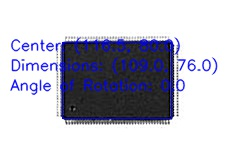
#> input picture ComponentDetection/20160725-213252.jpg, 240 x 160 px
$ python 'main - Copy.py' --image 20160725-213252.jpg   (older library calls are emulated)
#> lines starting #> are read from the running program, lines starting #| are printed output that depends on the picture; after the words box and inside, x2 and y2 are one past the last pixel; in counts of white or black regions, pixels touching at a corner belong together
### ComponentDetection/ComponentTracker.py
#PNP Computer Vision System for identifying ICs and analyzing IC orientation
#Justin Johnson
#Fall 2016
import numpy as np
import cv2
import time

#ComponentTracker class accepts input image path and provides functionality:
#Preprocessing, identify countours, drawing best fit rectangle and return orientation attributes
class ComponentTracker():
  #constructor
  #read input image path to be processed
  def __init__(self, input_image):
#> called with input_image = '20160725-213252.jpg'
    self.input_image = cv2.imread(input_image)
#> self.input_image is the input picture: shape (160, 240, 3); mean B, G, R 206.7, 196.1, 196.1

  #threshold image and generate binary output image
  #@param int l = lower bound of threshold
  #@param int h = upper bound of threshold
  #@param boolean showImage displays image if true, default false
  def thresholdImage(self, l, h, showImage = False):
#> called with l = 0, h = 40, showImage = False
    lower = np.array([l, l, l])
    upper = np.array([h, h, h])
    self.binary_image = cv2.inRange(self.input_image, lower, upper)
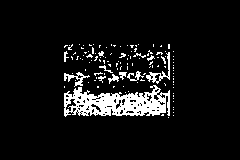
#> self.binary_image: shape (160, 240); 7.6% white; 121 white regions (109 under 20 px)
    if showImage:
      cv2.imshow("Thresholded Output", self.binary_image)

  #identify image contours and approximate them to remove unwanted noise
  #@param minArea defines minimum component size to rule out insignifcantly small contours
  #@return Rectangle representation of component contours
  def findContourRectangle(self, minArea):
#> called with minArea = 250
    _, contours, _= cv2.findContours(self.binary_image.copy(), cv2.RETR_EXTERNAL, cv2.CHAIN_APPROX_SIMPLE)
#> contours = 121 contours, 115 with area under 20; largest, box (x1, y1, x2, y2) and area: (64, 85, 170, 117) 2099, (146, 52, 170, 84) 139, (64, 72, 90, 87) 93, (127, 71, 144, 81) 35, (108, 74, 119, 84) 30, (119, 72, 127, 80) 21
    self.componentsFound = 0
    for c in contours:
      #if area of contours is greater than min target area
      if cv2.contourArea(c) > minArea:
        peri = cv2.arcLength(c, True)
        approxShape = cv2.approxPolyDP(c, 0.1*peri, True)
        #if contour has 4 sides it is a component
        if len(approxShape) == 4:
          #increase total number of components found
          #this should always be 1 if viewing image of component
          self.componentsFound += 1
          #we will create a rotated rectangle that bounds contour/shape
          minRect = cv2.minAreaRect(approxShape)
          return minRect
#> this loop made 121 passes
#> (peri, approxShape) on pass 18: (489.8, [[169, 90], [64, 115]])
#> c on passes 1 to 6: [[168, 117]], [[173, 115]], [[162, 114], [161, 115], [163, 115], [163, 114]], [[173, 112]], [[173, 109]], [[173, 107]]
#> after the loop, self.componentsFound = 0
    #if we did not find rectangle, return null
    return None

  #draw a min area fitted rectangle around contours
  #rectangle = min area rectangle representation of approx contours
  # [49 lines left out: functions drawContoursFromRectangle, normalizeRectangle, drawRectangleDetails, displayOutput, not called in this run]


# [2 lines that do not run on import are left out]

### ComponentDetection/main - Copy.py
from ComponentTracker import ComponentTracker
import argparse

def main():
  #configure argument parser to read image
  ap = argparse.ArgumentParser()
  ap.add_argument("-i", "--image", help = "path to the image file being processed")
  ap.add_argument("-lt", "--low", help = "low threshold value used for creating binary image", type=int, default=0)
  ap.add_argument("-ht", "--high", help = "high threshold value used for creating binary image", type=int, default=40)
  ap.add_argument("-ma", "--minarea", help = "minimum pixel area to detect during contour detection, smaller objects contours will be ignored", type=int, default=250)
  #parse arguments
  args = vars(ap.parse_args())
  inputImage = args["image"]
  lowThreshold = args["low"]
  highThreshold = args["high"]
  minComponentArea = args["minarea"]

  #instantiate ComponentTracker object with input image
  mComponentTracker = ComponentTracker(inputImage)
  #threshold image to create binary image
  mComponentTracker.thresholdImage(lowThreshold, highThreshold)
  #detect contour rectangle that is >= minCompnentArea, neglecting insignificantly small contours
  rectangle = mComponentTracker.findContourRectangle(minComponentArea)

  #if component was found, draw contours and commponent details on image & display
  if rectangle:
    mComponentTracker.drawContoursFromRectangle(rectangle)
    mComponentTracker.drawRectangleDetails(rectangle)
    mComponentTracker.displayOutput()
  else:
    print("No Components Found")

if __name__ == "__main__":
  main()

$ run again, on ComponentDetection/20160729-133432.jpg
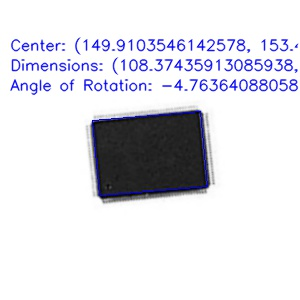
#> input picture ComponentDetection/20160729-133432.jpg, 300 x 300 px
#> in __init__, self.input_image is the input picture: shape (300, 300, 3); mean B, G, R 230.1, 224.2, 224.2
#> in thresholdImage, `self.binary_image = cv2.inRange(self.input_image, lower, upper)`:
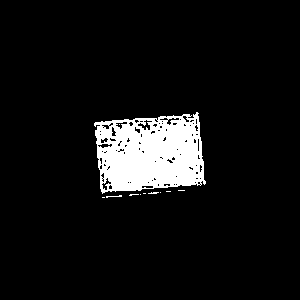
#> self.binary_image: shape (300, 300); 7.6% white; 11 white regions (9 under 20 px)
#> contours = 10 contours, 9 with area under 20; largest, box (x1, y1, x2, y2) and area: (94, 112, 206, 194) 7209
#> the loop in findContourRectangle, `for c in contours:` made 10 passes
#> (peri, approxShape, self.componentsFound, minRect) on pass 10: (414.8, [[198, 113], [95, 122], [102, 193], [204, 184]], 1, ((149.6, 153), (103.4, 71.34), -4.99))
#> after the loop in findContourRectangle, `for c in contours:`: self.componentsFound = 1
#> rectangle = ((149.6, 153), (103.4, 71.34), -4.99)
#> in drawContoursFromRectangle, `box = cv2.boxPoints(rect)`: box = [[101.2, 193.1], [95, 122], [198, 113], [204.2, 184.1]]
#> in drawContoursFromRectangle, `box = np.int0(box)`: box = [[101, 193], [94, 122], [197, 113], [204, 184]]
#> in drawRectangleDetails, `centerX, centerY = rect[0]`: centerX = 149.6; centerY = 153
#> in drawRectangleDetails, `centerX = str(format(centerX, '.3f'))`: centerX = '149.605'
#> in drawRectangleDetails, `centerY = str(format(centerY, '.3f'))`: centerY = '153.035'
#> in drawRectangleDetails, `dimension1, dimension2 = rect[1]`: dimension1 = 103.4; dimension2 = 71.34
#> in drawRectangleDetails, `dimension1 = str(format(dimension1, '.3f'))`: dimension1 = '103.392'
#> in drawRectangleDetails, `dimension2 = str(format(dimension2, '.3f'))`: dimension2 = '71.340'
#> in drawRectangleDetails, `angle = self.normalizeRectangle(rect[2])`: angle = -4.99
#> in drawRectangleDetails, `angle = str(format(angle, '.3f'))`: angle = '-4.994'
#> in drawRectangleDetails, `cv2.putText(self.input_image, "Angle of Rotation: " + angle, (10, 60),..`:
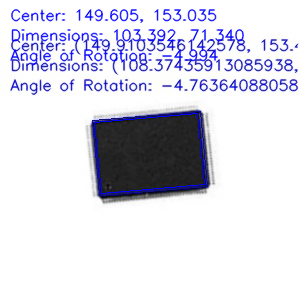
#> self.input_image: shape (300, 300, 3); mean B, G, R 231, 219.4, 219.4
#| Total number of components found = : 1

$ run again, on ComponentDetection/20160729-133504.jpg
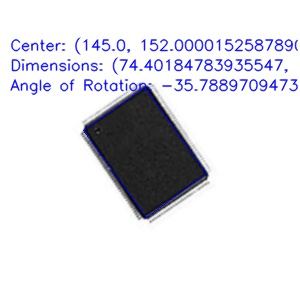
#> input picture ComponentDetection/20160729-133504.jpg, 300 x 300 px
#> in __init__, self.input_image is the input picture: shape (300, 300, 3); mean B, G, R 230.2, 224.7, 224.6
#> in thresholdImage, `self.binary_image = cv2.inRange(self.input_image, lower, upper)`:
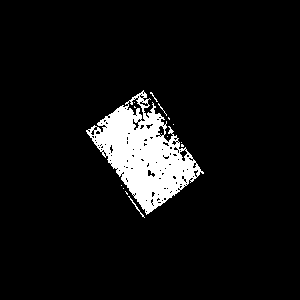
#> self.binary_image: shape (300, 300); 7.1% white; 15 white regions (13 under 20 px)
#> contours = 12 contours, 11 with area under 20; largest, box (x1, y1, x2, y2) and area: (86, 90, 204, 215) 6744
#> the loop in findContourRectangle, `for c in contours:` made 12 passes
#> (peri, approxShape) on pass 12: (590.8, [[143, 90], [146, 214]])
#> after the loop in findContourRectangle, `for c in contours:`: self.componentsFound = 0

$ run again, on ComponentDetection/20160729-133515.jpg
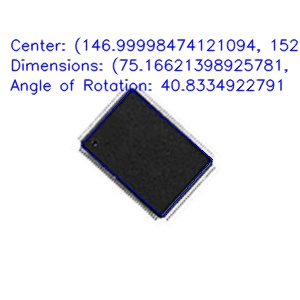
#> input picture ComponentDetection/20160729-133515.jpg, 300 x 300 px
#> in __init__, self.input_image is the input picture: shape (300, 300, 3); mean B, G, R 230.3, 224.9, 224.8
#> in thresholdImage, `self.binary_image = cv2.inRange(self.input_image, lower, upper)`:
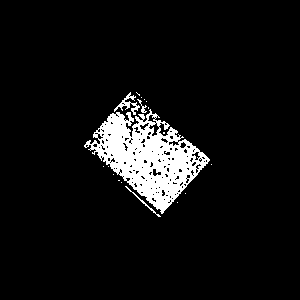
#> self.binary_image: shape (300, 300); 6.8% white; 18 white regions (14 under 20 px)
#> contours = 18 contours, 14 with area under 20; largest, box (x1, y1, x2, y2) and area: (84, 109, 210, 214) 6350, (114, 92, 140, 115) 114, (125, 186, 161, 217) 36, (137, 99, 147, 113) 22
#> the loop in findContourRectangle, `for c in contours:` made 18 passes
#> (peri, approxShape) on pass 11: (672.7, [[110, 114], [162, 213]])
#> after the loop in findContourRectangle, `for c in contours:`: self.componentsFound = 0
